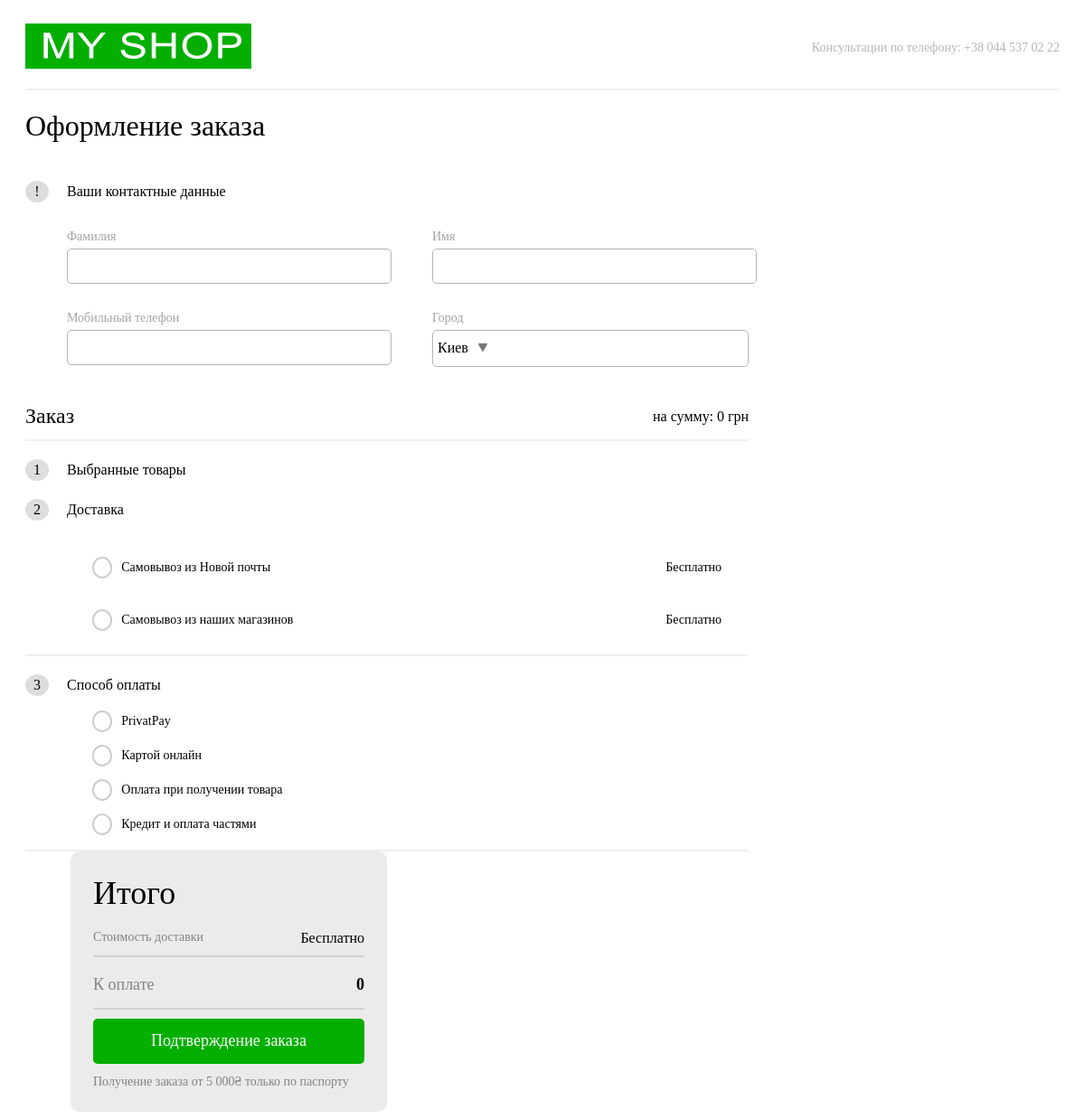
The page /cart on the database its author committed.
### tables this page shows
CREATE TABLE `city` (
  `id_city` int(11) NOT NULL,
  `city` varchar(50) DEFAULT NULL
);

CREATE TABLE `type_delivery` (
  `id_type_delivery` int(11) NOT NULL,
  `type_delivery` varchar(50) DEFAULT NULL
);

CREATE TABLE `type_payment` (
  `id_type_payment` int(11) NOT NULL,
  `type_payment` varchar(50) DEFAULT NULL
);

### scripts/php/API/Api.php (called while the page is built, shortened)
<?php
    require_once 'scripts/php/Managers/DataBase.php';
    abstract class Api
    {
        protected $method;
        public function __construct($requestUri)
        {
            $this->db = new DataBase();
            $this->method = $_SERVER['REQUEST_METHOD'];
            $this->requestUri = $requestUri;
        }
        public function run()
        {
            $this->action = $this->getAction();
            return $this->{$this->action}();
        }
        public function getAction()
        {
            switch ($this->method)
            {
                case "GET":
                    return 'viewAction';
                    break;
            }
        }
    }
?>

### index.php (called while the page is built, shortened)
<?php
    require_once ('scripts/php/API/Api.php');
    require_once ('scripts/php/API/ShopApi/ShopApi.php');
    $requestUri = htmlspecialchars($_SERVER['REQUEST_URI']);
    $requestUri = explode('/', stristr($requestUri . '?', '?', true));
    array_shift($requestUri);
    if ($requestUri[0] == 'cart') {
        array_shift($requestUri);
        $currentApi = new ShopApi($requestUri);
    }
    else
        $currentApi = new GoodApi($requestUri);
    $currentApi->run();
?>

### scripts/php/Managers/DataBase.php (called while the page is built, shortened)
<?php
    class DataBase
    {
        private $connect;
        public function __construct() {
            $this->host = "localhost";
            $this->username = "root";
            $this->password = "root";
            $this->db_name = "Internet_shop";
            $this->connect = mysqli_connect($this->host, $this->username, $this->password, $this->db_name);
            mysqli_set_charset($this->connect, "utf8");
        }
        public function execQuery($query, int $returnValue) {
            $result = mysqli_query($this->connect, $query);
            if ($returnValue == ReturnValue::GET_OBJECT)
                return mysqli_fetch_assoc($result);
            else if ($returnValue == ReturnValue::GET_ARRAY) {
                if ($result != NULL)
                    $number_of_row = mysqli_num_rows($result);
                else
                    $number_of_row = 0;
                $res_array = array();
                if ($number_of_row > 0)
                    while ($row = mysqli_fetch_assoc($result))
                        $res_array[] = $row;
                return $res_array;
            }
        }
    }
?>

### scripts/php/API/ShopApi/ShopAction.php (called while the page is built, shortened)
<?php
    function getTypesDelivery(DataBase $db) {
        $sqlQuery = "SELECT * FROM `type_delivery`";
        $data = $db->execQuery($sqlQuery, ReturnValue::GET_ARRAY);
        return $data;
    }
    function getTypesPayment(DataBase $db) {
        $sqlQuery = "SELECT * FROM `type_payment`";
        $data = $db->execQuery($sqlQuery, ReturnValue::GET_ARRAY);
        return $data;
    }
    function getCities(DataBase $db) {
        $sqlQuery = "SELECT * FROM `city`";
        $data = $db->execQuery($sqlQuery, ReturnValue::GET_ARRAY);
        return $data;
    }
?>

### templates/purchase/purchase_body.php (the view, shortened to what this page needs)
<!DOCTYPE html>
<html lang="ru">
    <head>
        <link rel="stylesheet" href="styles/purchase_form/purchase.css?<?php echo time();?>">
        <link rel="stylesheet" href="styles/purchase_form/purchase_form.css?<?php echo time();?>">
        <link rel="stylesheet" href="styles/purchase_form/order_goods.css?<?php echo time();?>">
        <link rel="stylesheet" href="styles/purchase_form/delivery.css?<?php echo time();?>">
        <link rel="stylesheet" href="styles/radio_button.css?<?php echo time();?>">
        <link rel="stylesheet" href="styles/purchase_form/payment.css?<?php echo time();?>">
        <link rel="stylesheet" href="styles/purchase_form/finish_purchase.css?<?php echo time();?>">
        <link rel="stylesheet" href="styles/purchase_form/list.css?<?php echo time();?>">
    </head>
    <body onload="init(); updateAddress(1)">
        <div class="purchase_body">
            <div class="header_purchase">
                <a class="logo" href="/">
                    <img src="/Images/Site/logo.jpg" alt="">
                </a>
                <span>Консультации по телефону: +38 044 537 02 22</span>
            </div>
            <h1 class="">Оформление заказа</h1>
            <form class="purchase_form">
                <div class="data">
                    <div class="person_data">
                        <?php
                            include('templates/purchase/point.php');
                        ?>
                        <div class="labels">
                            <?php
                                $labelHeaders = ['Фамилия', 'Имя', 'Мобильный телефон'];
                                for ($i = 0; $i < count($labelHeaders); ++$i) {
                                    include('templates/purchase/label.php');
                                }
                            ?>
                            <div class="label">
                                <span class="header_text">Город</span>
                                <div onclick="showList(this)">
                                    <div class="city">
                                        <?php
                                            $vailue = $cities[0]['id_city'];
                                            $city = $cities[0]['city'];
                                            echo "<span data-value='$vailue'>$city</span>"
                                        ?>
                                    </div>
                                </div>
                            </div>
                        </div>
                    </div>
                    <div class="order">
                        <div class="order_header">
                            <h2>Заказ</h2>
                            <span id="sum_price_order">на сумму: <?php echo $sumPrice;?> грн</span>
                        </div>
                        <div class="point_order_goods">
                            <?php
                                include ('templates/purchase/point.php');
                            ?>
                        </div>
                        <div class="point_delivery" id="point_delivery">
                            <?php
                                include('templates/purchase/point.php');
                            ?>
                            <div>
                                <ul class="choose_delivery_list">
                                    <?php
                                        for ($i = 0; $i < count($typesDelivery); ++$i) {
                                            $typeDelivery = $typesDelivery[$i]['type_delivery'];
                                            include('templates/purchase/delivery_li.php');
                                        }
                                    ?>
                                </ul>
                            </div>
                        </div>
                        <div class="point_payment" id="point_payment">
                            <?php
                                include('templates/purchase/point.php');
                            ?>
                            <div>
                                <ul class="payment_list">
                                    <?php
                                        for ($i = 0; $i < count($typesPayment); ++$i) {
                                            $typePayment = $typesPayment[$i]['type_payment'];
                                            include('templates/purchase/payment_li.php');
                                        }
                                    ?>
                                </ul>
                            </div>
                        </div>
                    </div>
                </div>
                <div class="finish_purchase">
                    <span class="text_total">Итого</span>
                    <div class="price_block">
                        <div class="text_holder">
                            <span>Стоимость доставки</span>
                            <span>Бесплатно</span>
                        </div>
                    </div>
                    <div class="total_text_holder">
                        <span>К оплате</span>
                        <span id="sum_price_finish"><b><?php echo $sumPrice;?></b></span>
                    </div>
                    <div id="submit_bt" class="submit_bt" onclick="submitPurchase()">
                        <span>Подтверждение заказа</span>
                    </div>
                    <span class="warning">Получение заказа от 5 000₴ только по паспорту</span>
                </div>
            </form>
        </div>
    </body>
</html>

### templates/purchase/delivery_li.php (shortened to what this page needs)
<li class="choose_delivery_li">
    <label class="container_bt">
        <span class="radio_bt"></span>
        <div class="radio_bt_text">
            <span><?php echo $typeDelivery; ?></span>
            <span>Бесплатно</span>
        </div>
    </label>
</li>

### templates/purchase/payment_li.php (shortened to what this page needs)
<li class="choose_payment_li">
    <label class="container_bt">
        <span class="radio_bt"></span>
        <span class="radio_bt_text"> <?php echo $typePayment; ?></span>
    </label>
</li>

### styles/purchase_form/purchase.css (style rules this page uses)
.purchase_body { max-width: 1200px; padding-left: 20px; padding-right: 20px; padding-top: 20px; margin: 0 auto; }
.header_purchase { display: flex; flex-direction: row; justify-content: space-between; align-items: center; height: 50px; border-bottom: 2px solid rgba(224, 224, 224, 0.507); padding-bottom: 20px; }
.header_purchase .logo img { height: 50px; width: auto; }
.header_purchase span { font-size: 14px; color: rgb(182, 182, 182); }
h1 { font-weight: normal; }

### styles/purchase_form/purchase_form.css (style rules this page uses)
.purchase_form { display: flex; flex-wrap: wrap; flex-direction: row; }
.data { width: 800px; min-width: 700px; }
.labels { display: flex; justify-content: space-between; flex-wrap: wrap; padding-top: 30px; padding-left: 46px; }
.label { display: flex; flex-direction: column; min-width: 350px; padding-bottom: 30px; }
.header_text { width: 100%; padding-bottom: 5px; color: rgb(163, 163, 163); font-size: 14px; }
.city { display: flex; justify-content: center; align-items: flex-start; flex-direction: column; height: 39px; padding-left: 5px; border-radius: 5px; border: 1px solid rgb(180, 180, 180); cursor: pointer; }
.city span::after { background-image: url(/Images/Site/drop_arrow.png); background-size: 12px 12px; display: inline-block; margin-left: 10px; width: 12px; height: 12px; content:""; }

### styles/purchase_form/order_goods.css (style rules this page uses)
.order_header { display: flex; justify-content: space-between; height: 50px; align-items: center; border-bottom: 2px solid rgba(224, 224, 224, 0.507); }
.order_header h2 { font-weight: normal; }
.point_order_goods { display: flex; flex-direction: column; }

### styles/purchase_form/delivery.css (style rules this page uses)
.point_delivery { border-bottom: 2px solid rgba(224, 224, 224, 0.507); }
.choose_delivery_list { list-style-type: none; }
.choose_delivery_list li { padding-top: 10px; padding-bottom: 10px; }
.radio_bt_text { display: flex; justify-content: space-between; width: 100%; }

### styles/radio_button.css (style rules this page uses)
.container_bt { display: flex; align-content: center; align-items: center; position: relative; font-size: 14px; margin-left: 34px; margin-top: 14px; -webkit-user-select: none; -moz-user-select: none; -ms-user-select: none; user-select: none; }
.radio_bt { box-sizing: border-box; height: 24px; width: 24px; cursor: pointer; border: 2px solid rgb(206, 206, 206); border-radius: 50%; }
.radio_bt_text { padding-left: 10px; padding-right: 30px; }

### styles/purchase_form/payment.css (style rules this page uses)
.point_payment { border-bottom: 2px solid rgba(224, 224, 224, 0.507); }
.payment_list { list-style-type: none; }

### styles/purchase_form/finish_purchase.css (style rules this page uses)
.finish_purchase { width: 300px; height: max-content; margin-left: 50px; padding: 25px; background-color: rgb(236, 235, 235); border-radius: 10px; }
.text_total { font-size: 36px; }
.price_block { margin-top: 20px; margin-bottom: 20px; border-bottom: 2px solid rgba(187, 187, 187, 0.507); }
.text_holder { display: flex; justify-content: space-between; margin-bottom: 10px; }
.text_holder span:first-child { font-size: 14px; color: rgb(131, 131, 131); }
.text_holder span:last-child { font-size: 16px; }
.total_text_holder { display: flex; justify-content: space-between; padding-bottom: 15px; border-bottom: 2px solid rgba(187, 187, 187, 0.507); }
.total_text_holder span:first-child { font-size: 18px; color: rgb(131, 131, 131); }
.total_text_holder span:last-child { font-size: 18px; }
.submit_bt { display: flex; justify-content: center; align-content: center; align-items: center; width: 100%; height: 50px; margin-top: 10px; margin-bottom: 10px; background-color: #04af00; border-radius: 5px; cursor: pointer; transition: 0.3s; }
.submit_bt span { font-size: 18px; color: white; }
.warning { font-size: 14px; color: rgb(131, 131, 131); }

### rows shown on the page
city: city "Киев"
type_delivery: type_delivery "Самовывоз из Новой почты"
type_delivery: type_delivery "Самовывоз из наших магазинов"
type_payment: type_payment "PrivatPay"
type_payment: type_payment "Картой онлайн"
type_payment: type_payment "Оплата при получении товара"
type_payment: type_payment "Кредит и оплата частями"

### other values the page prints
$numberMark "! 1 2 3"
$markText "Ваши контактные данные Выбранные товары Доставка Способ оплаты"
$headerText "Фамилия"
$headerText "Имя"
$headerText "Мобильный телефон"
$sumPrice "0"
